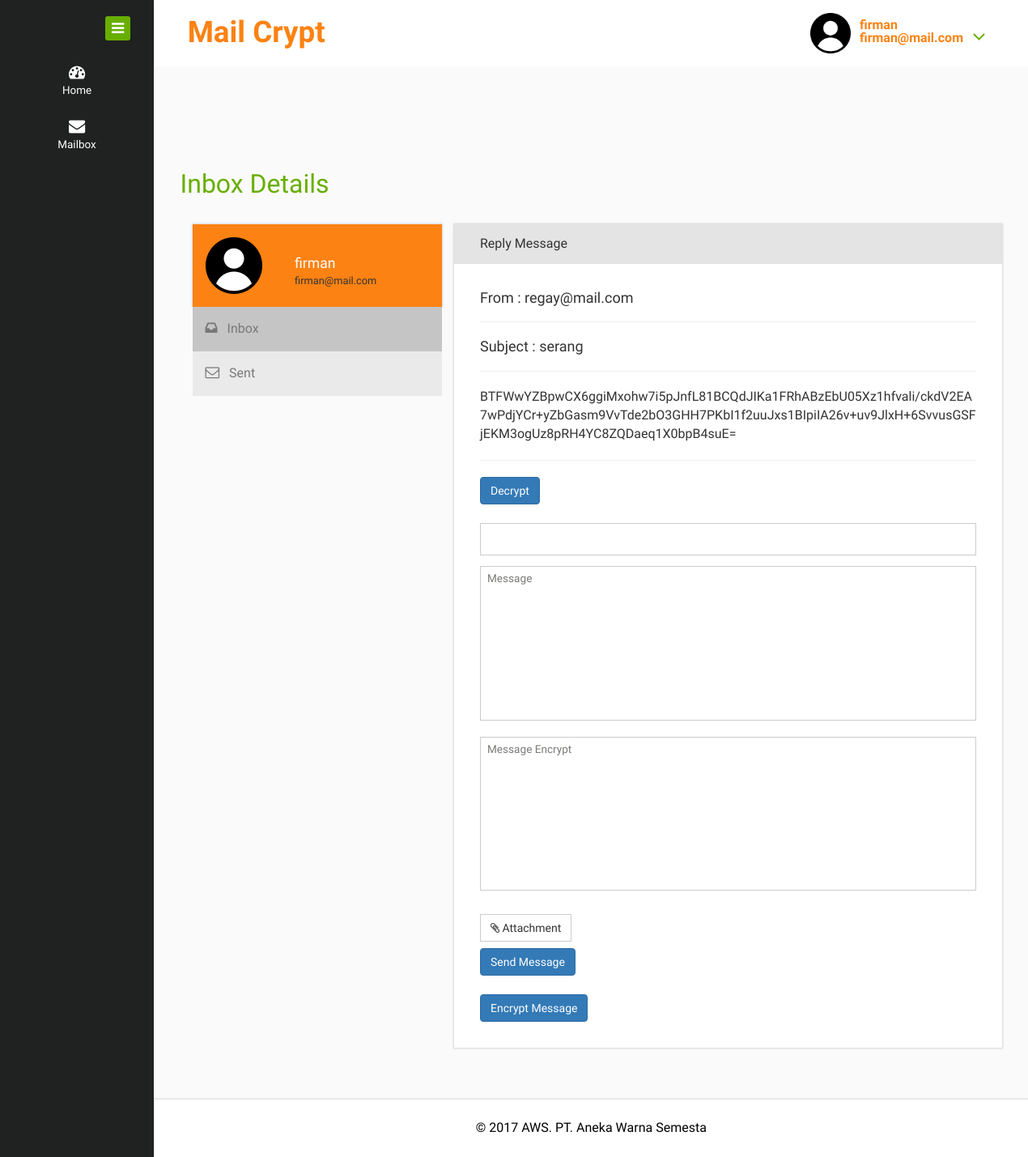
Before: /read.php?id=1 (signed in) with the older database file.
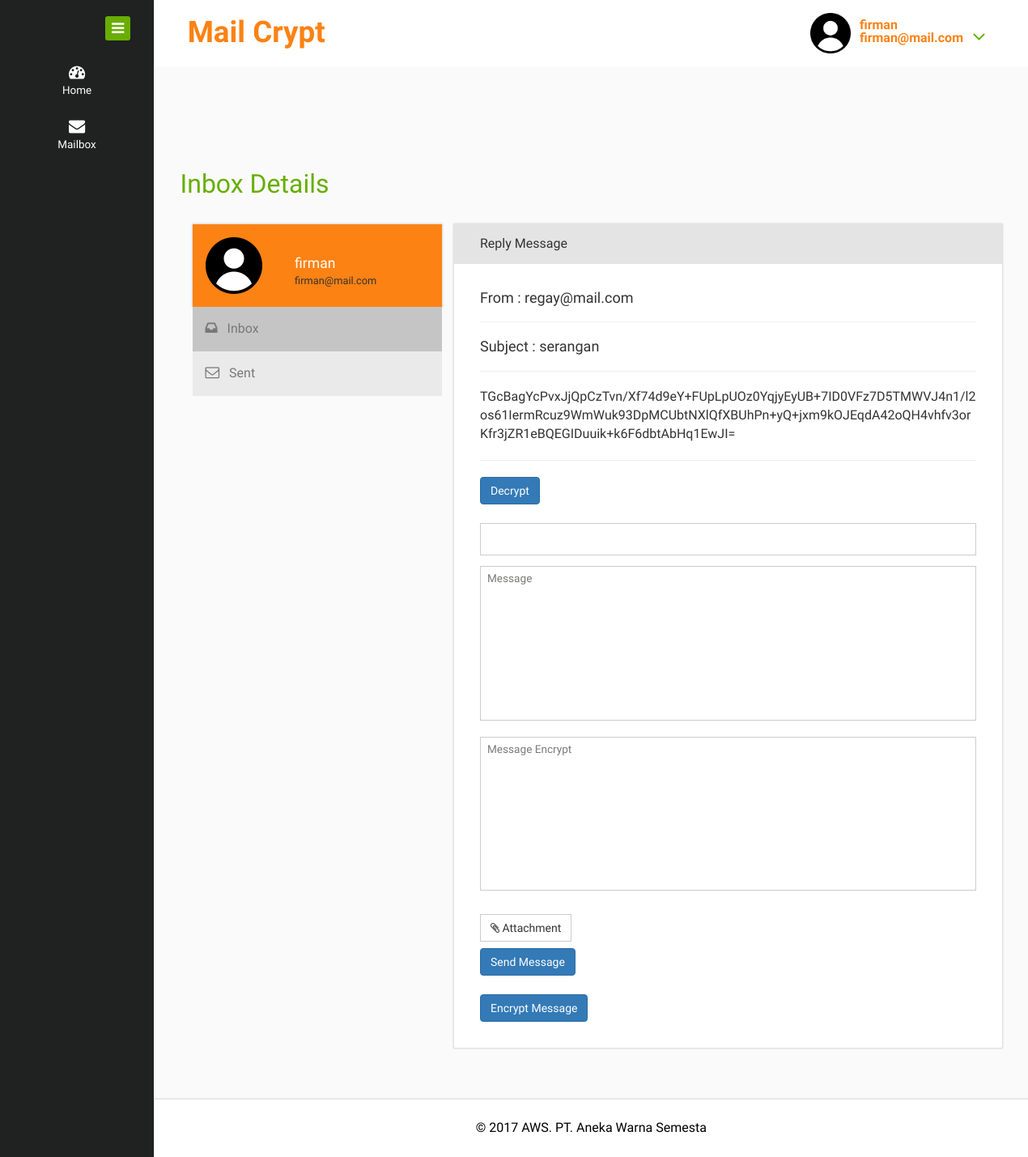
After: the same page with the newer database file.
### tables this page shows
CREATE TABLE `mail` (
  `mail_id` int(11) NOT NULL,
  `username` varchar(100) DEFAULT NULL,
  `mail_to` varchar(100) DEFAULT NULL,
  `mail_subject` varchar(255) DEFAULT NULL,
  `mail_message` text,
  `mail_attachment` varchar(255) DEFAULT NULL,
  `mail_date` timestamp NULL DEFAULT CURRENT_TIMESTAMP,
  `flag` tinyint(1) DEFAULT NULL
);

### read.php (the view, shortened to what this page needs)
<?php
include "proses/DBConfig.php";
if(empty($_SESSION['username'] && $_SESSION['email']))
{
    header("location: login.php");
}
else
{
$s = $_SESSION['username'];
$e = $_SESSION['email'];
$id = $_GET['id'];
$query = "SELECT * FROM mail WHERE mail_id = '$id'";
$sql = mysqli_query($link, $query);
$row = mysqli_fetch_object($sql);
include "header.php";
?>
<div class="inner-block">
    <div class="inbox">
    	  <h2>Inbox Details</h2>
    	 <div class="col-md-4 compose">
            <div class="mail-profile">
                <div class="mail-pic">
                <img src="images/user.png" alt="" width="70px" height="70px">
                </div>
                <div class="mailer-name">
                        <h5><a href="#"><?php echo $s; ?></a></h5>
                         <h6><?php echo $e; ?></h6>
                </div>
                <div class="clearfix"> </div>
            </div>
            <div class="compose-bottom">
                <ul>
                    <li><a class="hilate" href="inbox.php"><i class="fa fa-inbox"> </i>Inbox</a></li>
                    <li><a href="sent.php"><i class="fa fa-envelope-o"> </i>Sent</a></li>
                </ul>
            </div>
         </div>
    	 	<div class="col-md-8 compose-right">
					<div class="inbox-details-default">
						<div class="inbox-details-heading">
							Reply Message
						</div>
						<div class="inbox-details-body">
							<h4><?php echo "From : ".$row -> username; ?></h4>
							<hr />
							<h4><?php echo "Subject : ".$row -> mail_subject; ?></h4>
							<hr />
							<p style="word-wrap: break-word !important" id="messageDecrypt"><?php echo $row -> mail_message; ?></p>
							<hr />
							<button class="btn btn-primary" id="btnDecrypt" data-toggle="modal" data-target="#myModal">Decrypt</button>
							<br />
							<form class="com-mail" action="proses/mail.php" method="POST" enctype="multipart/form-data">
							<input type='hidden' name='id' id="id" class='form-control' value="<?php echo $_GET['id']; ?>"><br>
								<input type="text" name="to" id="to" value="<?php echo $_GET['username']; ?>">
								<textarea rows="6" name="message" id="message" placeholder="Message"></textarea>
								<textarea rows="6" name="MessageEncrypt" id="MessageEncrypt" placeholder="Message Encrypt"></textarea>
								<div class="form-group">
									<div class="btn btn-default btn-file">
										<i class="fa fa-paperclip"> </i> Attachment
									</div>
								</div>
								<button name="reply" class="btn btn-primary">Send Message</button>
							</form>
							<br />
                            <button class="btn btn-primary" id="btnEncrypt" name="encrypt">Encrypt Message</button>
						</div>
					</div>
				</div>
   </div>
</div>
<?php
include "footer.php";
}
?>

### header.php (shortened to what this page needs)
<!DOCTYPE HTML>
<html>
<head>
<link href="css/bootstrap.css" rel="stylesheet" type="text/css" media="all">
<link href="css/style.css" rel="stylesheet" type="text/css" media="all"/>
<link href="css/font-awesome.css" rel="stylesheet">
</head>
<body>
<div class="page-container">
   <div class="left-content">
	   <div class="mother-grid-inner">
				<div class="header-main">
					<div class="header-left">
							<div class="logo-name">
									 <a href="index.html"> <h1>Mail Crypt</h1>
								  </a>
							</div>
							<div class="clearfix"> </div>
						 </div>
						 <div class="header-right">
							<div class="profile_details">
								<ul>
									<li class="dropdown profile_details_drop">
										<a href="#" class="dropdown-toggle" data-toggle="dropdown" aria-expanded="false">
											<div class="profile_img">
												<span class="prfil-img"><img src="images/user.png" alt="" width="50px" height="50px"> </span>
												<div class="user-name">
													<p><?php echo $s; ?></p>
													<p><?php echo $e; ?></p>
												</div>
												<i class="fa fa-angle-down lnr"></i>
												<div class="clearfix"></div>
											</div>
										</a>
									</li>
								</ul>
							</div>
							<div class="clearfix"> </div>
						</div>
				     <div class="clearfix"> </div>
				</div>
	</div>

### footer.php (shortened to what this page needs)
<div class="copyrights">
	 <p>© 2017 AWS. PT. Aneka Warna Semesta </a> </p>
</div>
</div>
    <div class="sidebar-menu">
		  	<div class="logo"> <a href="#" class="sidebar-icon"> <span class="fa fa-bars"></span> </a>  </div>
		    <div class="menu">
		      <ul id="menu" >
		        <li id="menu-home" ><a href="index.php"><i class="fa fa-tachometer"></i><span>Home</span></a></li>
		        <li><a href="inbox.php"><i class="fa fa-envelope"></i><span>Mailbox</span></a></li>
		      </ul>
		    </div>
	 </div>
</div>
</body>
</html>

Changed rows visible on the page:
changed mail "regay@mail.com": mail_subject "serang" → "serangan"; mail_message "BTFWwYZBpwCX6ggiMxohw7i5pJnfL81BCQdJIKa1FRhABzEbU05Xz1hfvali/ckdV2EA7wPdjYCr+yZbGasm9VvTde2bO3GHH7PKbI1f2uuJxs1BIpiIA26v+uv9JlxH+6SvvusGSFjEKM3ogUz8pRH4YC8ZQDaeq1X0bpB4suE=" → "TGcBagYcPvxJjQpCzTvn/Xf74d9eY+FUpLpUOz0YqjyEyUB+7ID0VFz7D5TMWVJ4n1/l2os61IermRcuz9WmWuk93DpMCUbtNXlQfXBUhPn+yQ+jxm9kOJEqdA42oQH4vhfv3orKfr3jZR1eBQEGIDuuik+k6F6dbtAbHq1EwJI="
